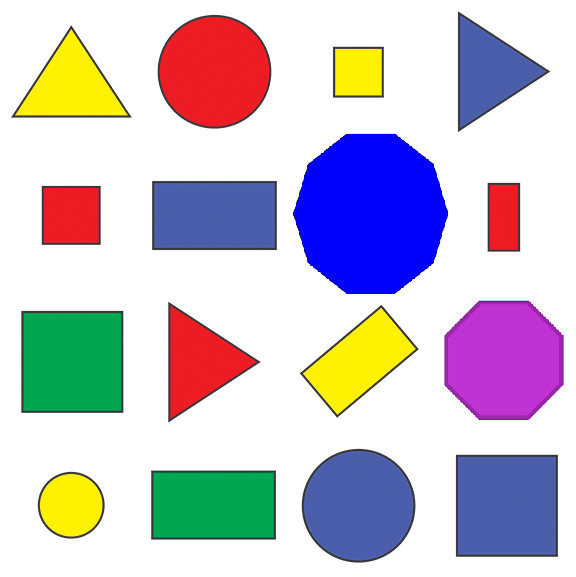
#> input picture shapes.png, 576 x 577 px, found by its file name
$ python opencv.py
#> lines starting #> are read from the running program, lines starting #| are printed output that depends on the picture; after the words box and inside, x2 and y2 are one past the last pixel; in counts of white or black regions, pixels touching at a corner belong together
import cv2
import numpy as np

#This function is used to stack image in a single window.
def stackImages(scale, imgArray):
    rows = len(imgArray)
    cols = len(imgArray[0])
    rowsAvailable = isinstance(imgArray[0], list)
    width = imgArray[0][0].shape[1]
    height = imgArray[0][0].shape[0]
    if rowsAvailable:
        for x in range(0, rows):
            for y in range(0, cols):
                if imgArray[x][y].shape[:2] == imgArray[0][0].shape[:2]:
                    imgArray[x][y] = cv2.resize(imgArray[x][y], (0, 0), None, scale, scale)
                else:
                    imgArray[x][y] = cv2.resize(imgArray[x][y], (imgArray[0][0].shape[1], imgArray[0][0].shape[0]),
                                                None, scale, scale)
                if len(imgArray[x][y].shape) == 2:
                    imgArray[x][y] = cv2.cvtColor(imgArray[x][y], cv2.COLOR_GRAY2BGR)
        imageBlank = np.zeros((height, width, 3), np.uint8)
        hor = [imageBlank] * rows

        for x in range(0, rows):
            hor[x] = np.hstack(imgArray[x])
        ver = np.vstack(hor)
    else:
        for x in range(0, rows):
            if imgArray[x].shape[:2] == imgArray[0].shape[:2]:
                imgArray[x] = cv2.resize(imgArray[x], (0, 0), None, scale, scale)
            else:
                imgArray[x] = cv2.resize(imgArray[x], (imgArray[0].shape[1], imgArray[0].shape[0]), None, scale, scale)
            if len(imgArray[x].shape) == 2:
                imgArray[x] = cv2.cvtColor(imgArray[x], cv2.COLOR_GRAY2BGR)
        hor = np.hstack(imgArray)
        ver = hor
    return ver

#This function is used to get Contours.
def getContours(Img):
    contours, hierarchy = cv2.findContours(Img, cv2.RETR_EXTERNAL, cv2.CHAIN_APPROX_NONE)
    for cnt in contours:
        area = cv2.contourArea(cnt)

        if area > 500:
            cv2.drawContours(imgContour, cnt, -1, (255, 0, 0), 3)
            perimeter = cv2.arcLength(cnt, True)
            approx = cv2.approxPolyDP(cnt, 0.01 * perimeter, True)
            print(len(approx))
            objCor = len(approx)
            x, y, w, h = cv2.boundingRect(approx)

            if objCor == 3:
                objectType = "Triangle"
            elif objCor == 4:
                aspRatio = w / float(h)
                if 0.96 < aspRatio < 1.04:
                    objectType = "Square"
                else:
                    objectType = "Rectangle"
            elif objCor == 5:
                objectType = "Pentagon"
            elif objCor == 6:
                objectType = "Hexagon"
            elif objCor == 7:
                objectType = "Heptagon"
            elif objCor == 8:
                objectType = "Octagon"
            elif objCor == 9:
                objectType = "Nonagon"
            elif objCor == 10:
                objectType = "Decagon"
            elif objCor > 10:
                objectType = "circle"
            else:
                objectType = "None"

            cv2.rectangle(imgContour, (x, y), (x + w, y + h), (0, 255, 0), 3)
            cv2.putText(imgContour, objectType,
                        (x + (w // 2) - 10, y + (h // 2) - 10), cv2.FONT_ITALIC, 0.6,
                        (0, 0, 0), 2)


path = "Project/shapes.png"                              #location of the image.
img = cv2.imread(path)                                   #To read image from the given location
#> img is the input picture: shape (577, 576, 3); mean B, G, R 206, 193.8, 200.9
imgContour = img.copy()                                  #To clone a image

imgGray = cv2.cvtColor(img, cv2.COLOR_BGR2GRAY)
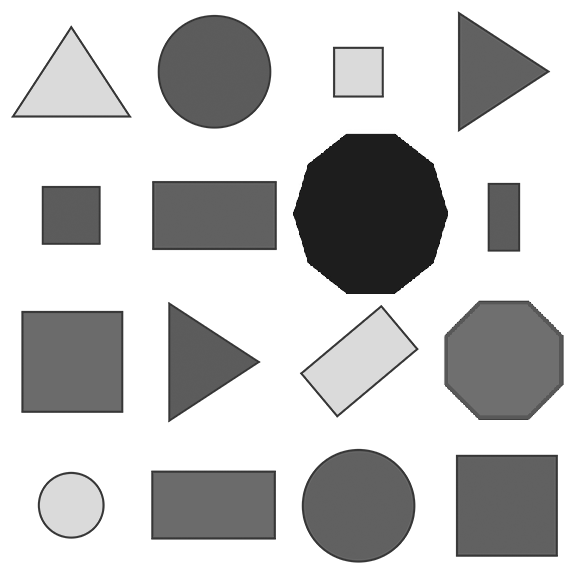
#> imgGray: shape (577, 576); min 15, max 255, mean 197.2
imgBlur = cv2.GaussianBlur(imgGray, (7, 7), 1)
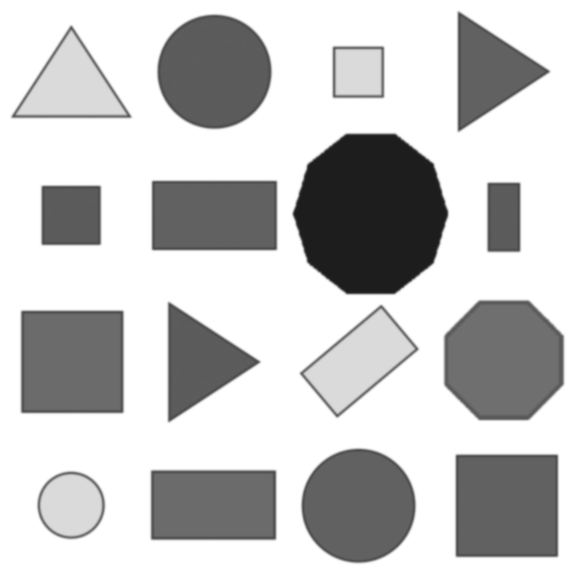
#> imgBlur: shape (577, 576); min 28, max 255, mean 197.3
imgCanny = cv2.Canny(imgBlur, 50, 50)
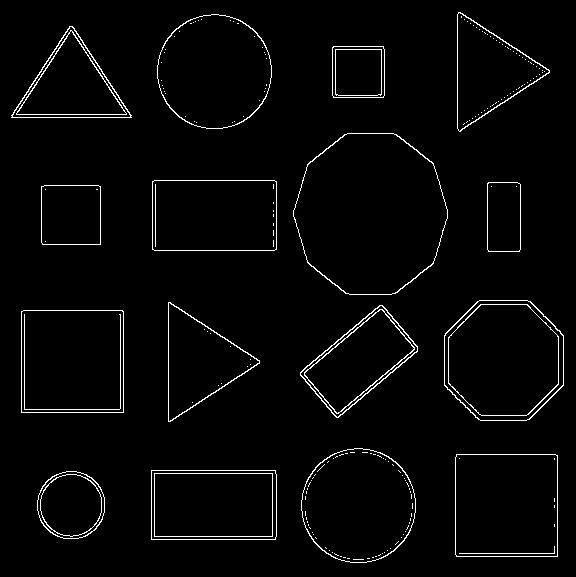
#> imgCanny: shape (577, 576); 2.6% white in thin lines or dots
getContours(imgCanny)
#> in getContours, `contours, hierarchy = cv2.findContours(Img, cv2.RETR_EXTERNAL, cv2.CHA..`: contours = 16 contours; largest, box (x1, y1, x2, y2) and area: (293, 133, 448, 295) 19318, (444, 300, 564, 421) 11890, (21, 310, 124, 413) 10402, (455, 454, 558, 557) 10398, (301, 448, 416, 563) 10236
#> the loop in getContours, `for cnt in contours:` made 16 passes
#> (area, perimeter, approx, objCor, x, y, w, h) on passes 2, 3, 5, 6, 9, 10, 11: (8619, 386.8, [[151, 470], [151, 539], [275, 539], [275, 470]], 4, 151, 470, 125, 70), (10398.5, 406.2, [[456, 454], [456, 556], [557, 556], [557, 455]], 4, 456, 454, 102, 103), (10402, 406.8, [[21, 311], [21, 412], [123, 412], [122, 310]], 4, 21, 310, 103, 103), (6389, 338.5, [[382, 305], [300, 372], [336, 417], [417, 351]], 4, 300, 305, 118, 113), (3475.5, 234.2, [[41, 186], [42, 244], [100, 244], [100, 186]], 4, 41, 186, 60, 59), (2270.5, 201.1, [[488, 182], [487, 249], [519, 251], [520, 184]], 4, 487, 182, 34, 70), (8674, 385.7, [[152, 181], [152, 249], [276, 249], [276, 181]], 4, 152, 181, 125, 69)
#> (area, perimeter, approx, objCor, x, y, w, h) on passes 7, 14, 16: (5629, 352, [[168, 302], [170, 421], [259, 360]], 3, 168, 302, 92, 120), (5690.5, 355.1, [[11, 115], [131, 117], [72, 26]], 3, 11, 26, 121, 92), (5712, 351.7, [[458, 12], [460, 131], [549, 70]], 3, 458, 12, 92, 120)
#| 13
#| 4
#| 4
#| 16
#| 4
#| 4
#| 3
#| 8
#> (further printed lines are left out)
#> after the loop in getContours, `for cnt in contours:`:
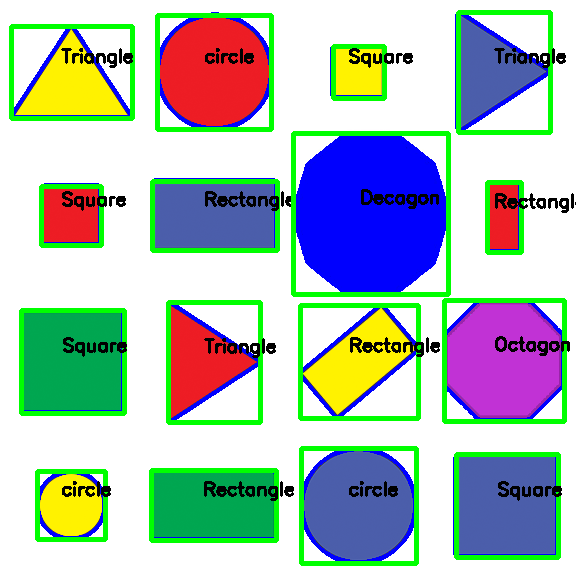
#> imgContour: shape (577, 576, 3); 14.74% of pixels changed, all inside (x1, y1, x2, y2) = (9, 10, 576, 566)

imgBlank = np.zeros_like(img)
imgStack = stackImages(0.7, ([img, imgCanny, imgContour]))
#> in stackImages, `rows = len(imgArray)`: rows = 3
#> in stackImages, `cols = len(imgArray[0])`: cols = 577
#> in stackImages, `rowsAvailable = isinstance(imgArray[0], list)`: rowsAvailable = False
#> after the loop in stackImages, `for x in range(0, rows):`: imgArray = 3 items
#> in stackImages, `hor = np.hstack(imgArray)`:
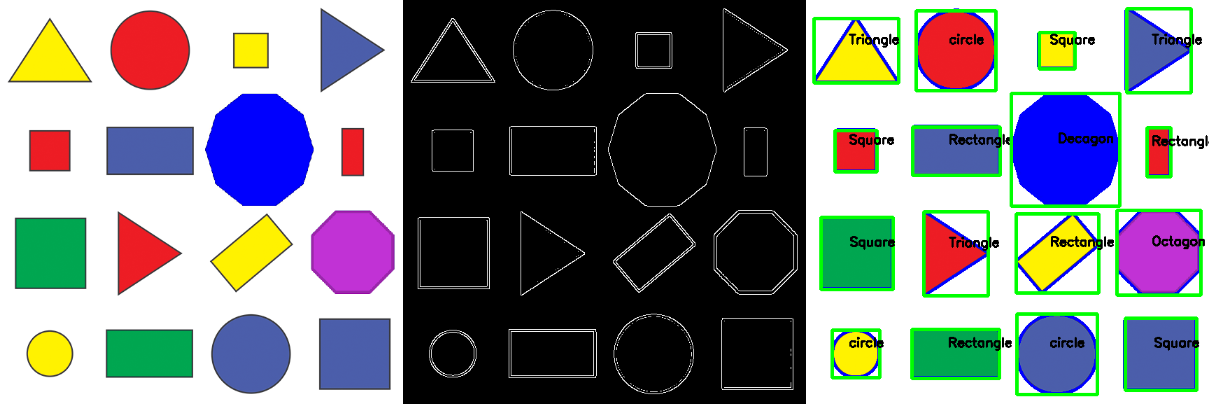
#> hor: shape (404, 1209, 3); mean of channels 0, 1, 2 132.2, 129.9, 126.5; drawn as B, G, R

cv2.imshow("Stack", imgStack)

cv2.waitKey(0)
